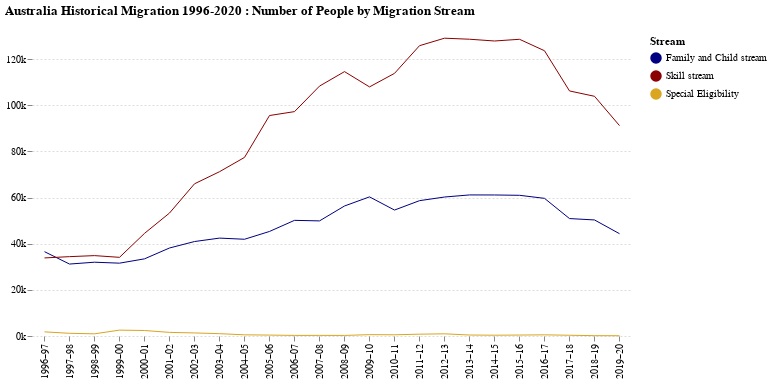

The cell this chart's notebook holds for it:
### Markdown cell above
From the timeline, one observation is that despite [economic growth](https://datacommons.org/place/country/AUS?topic=Economics), migration rate has declined from _2015_. Further down you may explore each country of interest which most of them obviously follows the trend. However, there are few countries like _Brazil_ and _Vietnam_ which keep a continuous positive trend.

Another interesting fact is that almost _%70_ of people  come to Australia on a skill visa stream which data suggests that many come here single or without family. It requires external data to investigate further, but I suppose its social effects on the community could be interesting to have a look at.

### Code cell
#collapse

source = df.groupby(["Stream", "Period"]).sum("People").reset_index()

#----------------------------------------------
"""Creating chart elements"""

# base line chart
line = alt.Chart().mark_line().encode(
    x='Period:O',
    y=alt.Y('People:Q', axis=alt.Axis(format="~s")),
    color=alt.Color('Stream', 
                    scale={"range": ["navy", "darkred", "goldenrod"]}), 
    strokeWidth=alt.value(1),
)

# a selection filter element
nearest = alt.selection(type='single', nearest=True, 
                        on='mouseover', fields=['Period'], empty='none')

# base for rule element and selection points on the chart
selector = alt.Chart().mark_point().encode(
    x='Period:O', 
    opacity=alt.value(0)
).add_selection(nearest)

# adding points based on nearest selection
points = line.mark_point().encode(
    opacity=alt.condition(nearest, alt.value(1), alt.value(0)))

#adding text tips absed on nearest selection
tooltips = line.mark_text(align='right', dx=-5, dy=-10, 
                          fontWeight=700, fontSize=12).encode(
    text=alt.condition(nearest,
                       alt.Text("People:Q", format=",.0f"),
                       alt.value(' '))
)

# ctreate rule element
ruler = alt.Chart().mark_rule(color='silver').encode(
    x='Period:O'
).transform_filter(nearest)

# layer all elements together
alt.layer(
    line, selector, points, tooltips, ruler, data=source
).properties(
    title="Australia Historical Migration 1996-2020 : Number of People by Migration Stream",
    width=600, 
    height=300,
).configure_axis(
    domain=False, 
    gridDash=[2],
    title=None
).configure_view(
    strokeWidth=0,
).configure_title(
    anchor='start'
)

### Figure 1 — Vega-Lite specification as saved in the notebook (floating-point values rounded to 4 significant figures)
{"config": {"view": {"continuousWidth": 400, "continuousHeight": 300, "strokeWidth": 0}, "axis": {"domain": false, "gridDash": [2], "title": null}, "title": {"anchor": "start"}}, "layer": [{"mark": "line", "encoding": {"color": {"type": "nominal", "field": "Stream", "scale": {"range": ["navy", "darkred", "goldenrod"]}}, "strokeWidth": {"value": 1}, "x": {"type": "ordinal", "field": "Period"}, "y": {"type": "quantitative", "axis": {"format": "~s"}, "field": "People"}}}, {"mark": "point", "encoding": {"opacity": {"value": 0}, "x": {"type": "ordinal", "field": "Period"}}, "selection": {"selector001": {"type": "single", "nearest": true, "on": "mouseover", "fields": ["Period"], "empty": "none"}}}, {"mark": "point", "encoding": {"color": {"type": "nominal", "field": "Stream", "scale": {"range": ["navy", "darkred", "goldenrod"]}}, "opacity": {"condition": {"value": 1, "selection": "selector001"}, "value": 0}, "strokeWidth": {"value": 1}, "x": {"type": "ordinal", "field": "Period"}, "y": {"type": "quantitative", "axis": {"format": "~s"}, "field": "People"}}}, {"mark": {"type": "text", "align": "right", "dx": -5, "dy": -10, "fontSize": 12, "fontWeight": 700}, "encoding": {"color": {"type": "nominal", "field": "Stream", "scale": {"range": ["navy", "darkred", "goldenrod"]}}, "strokeWidth": {"value": 1}, "text": {"condition": {"type": "quantitative", "field": "People", "format": ",.0f", "selection": "selector001"}, "value": " "}, "x": {"type": "ordinal", "field": "Period"}, "y": {"type": "quantitative", "axis": {"format": "~s"}, "field": "People"}}}, {"mark": {"type": "rule", "color": "silver"}, "encoding": {"x": {"type": "ordinal", "field": "Period"}}, "transform": [{"filter": {"selection": "selector001"}}]}], "data": {"name": "data-9b972965ffdfa89ad6720706a7738651"}, "height": 300, "title": "Australia Historical Migration 1996-2020 : Number of People by Migration Stream", "width": 600, "$schema": "https://vega.github.io/schema/vega-lite/v4.8.1.json", "datasets": {"data-9b972965ffdfa89ad6720706a7738651": [{"Stream": "Family and Child stream", "Period": "1996–97", "People": 36538}, {"Stream": "Family and Child stream", "Period": "1997–98", "People": 31173}, {"Stream": "Family and Child stream", "Period": "1998–99", "People": 31975}, {"Stream": "Family and Child stream", "Period": "1999–00", "People": 31565}, {"Stream": "Family and Child stream", "Period": "2000–01", "People": 33433}, {"Stream": "Family and Child stream", "Period": "2001–02", "People": 38135}, {"Stream": "Family and Child stream", "Period": "2002–03", "People": 40930}, {"Stream": "Family and Child stream", "Period": "2003–04", "People": 42421}, {"Stream": "Family and Child stream", "Period": "2004–05", "People": 41925}, {"Stream": "Family and Child stream", "Period": "2005–06", "People": 45299}, {"Stream": "Family and Child stream", "Period": "2006–07", "People": 50117}, {"Stream": "Family and Child stream", "Period": "2007–08", "People": 49880}, {"Stream": "Family and Child stream", "Period": "2008–09", "People": 56336}, {"Stream": "Family and Child stream", "Period": "2009–10", "People": 60284}, {"Stream": "Family and Child stream", "Period": "2010–11", "People": 54577}, {"Stream": "Family and Child stream", "Period": "2011–12", "People": 58646}, {"Stream": "Family and Child stream", "Period": "2012–13", "People": 60225}, {"Stream": "Family and Child stream", "Period": "2013–14", "People": 61131}, {"Stream": "Family and Child stream", "Period": "2014–15", "People": 61110}, {"Stream": "Family and Child stream", "Period": "2015–16", "People": 60970}, {"Stream": "Family and Child stream", "Period": "2016–17", "People": 59647}, {"Stream": "Family and Child stream", "Period": "2017–18", "People": 50885}, {"Stream": "Family and Child stream", "Period": "2018–19", "People": 50288}, {"Stream": "Family and Child stream", "Period": "2019–20", "People": 44335}, {"Stream": "Skill stream", "Period": "1996–97", "People": 33830}, {"Stream": "Skill stream", "Period": "1997–98", "People": 34385}, {"Stream": "Skill stream", "Period": "1998–99", "People": 34834}, {"Stream": "Skill stream", "Period": "1999–00", "People": 34086}, {"Stream": "Skill stream", "Period": "2000–01", "People": 44469}, {"Stream": "Skill stream", "Period": "2001–02", "People": 53284}, {"Stream": "Skill stream", "Period": "2002–03", "People": 65948}, {"Stream": "Skill stream", "Period": "2003–04", "People": 71193}, {"Stream": "Skill stream", "Period": "2004–05", "People": 77387}, {"Stream": "Skill stream", "Period": "2005–06", "People": 95540}, {"Stream": "Skill stream", "Period": "2006–07", "People": 97234}, {"Stream": "Skill stream", "Period": "2007–08", "People": 108288}, {"Stream": "Skill stream", "Period": "2008–09", "People": 114565}, {"Stream": "Skill stream", "Period": "2009–10", "People": 107943}, {"Stream": "Skill stream", "Period": "2010–11", "People": 113810}, {"Stream": "Skill stream", "Period": "2011–12", "People": 125802}, {"Stream": "Skill stream", "Period": "2012–13", "People": 129048}, {"Stream": "Skill stream", "Period": "2013–14", "People": 128599}, {"Stream": "Skill stream", "Period": "2014–15", "People": 127840}, {"Stream": "Skill stream", "Period": "2015–16", "People": 128578}, {"Stream": "Skill stream", "Period": "2016–17", "People": 123614}, {"Stream": "Skill stream", "Period": "2017–18", "People": 106192}, {"Stream": "Skill stream", "Period": "2018–19", "People": 103876}, {"Stream": "Skill stream", "Period": "2019–20", "People": 91168}, {"Stream": "Special Eligibility", "Period": "1996–97", "People": 1795}, {"Stream": "Special Eligibility", "Period": "1997–98", "People": 1170}, {"Stream": "Special Eligibility", "Period": "1998–99", "People": 946}, {"Stream": "Special Eligibility", "Period": "1999–00", "People": 2541}, {"Stream": "Special Eligibility", "Period": "2000–01", "People": 2378}, {"Stream": "Special Eligibility", "Period": "2001–02", "People": 1566}, {"Stream": "Special Eligibility", "Period": "2002–03", "People": 1330}, {"Stream": "Special Eligibility", "Period": "2003–04", "People": 1006}, {"Stream": "Special Eligibility", "Period": "2004–05", "People": 511}, {"Stream": "Special Eligibility", "Period": "2005–06", "People": 395}, {"Stream": "Special Eligibility", "Period": "2006–07", "People": 256}, {"Stream": "Special Eligibility", "Period": "2007–08", "People": 268}, {"Stream": "Special Eligibility", "Period": "2008–09", "People": 248}, {"Stream": "Special Eligibility", "Period": "2009–10", "People": 589}, {"Stream": "Special Eligibility", "Period": "2010–11", "People": 528}, {"Stream": "Special Eligibility", "Period": "2011–12", "People": 789}, {"Stream": "Special Eligibility", "Period": "2012–13", "People": 946}, {"Stream": "Special Eligibility", "Period": "2013–14", "People": 425}, {"Stream": "Special Eligibility", "Period": "2014–15", "People": 341}, {"Stream": "Special Eligibility", "Period": "2015–16", "People": 411}, {"Stream": "Special Eligibility", "Period": "2016–17", "People": 502}, {"Stream": "Special Eligibility", "Period": "2017–18", "People": 320}, {"Stream": "Special Eligibility", "Period": "2018–19", "People": 145}, {"Stream": "Special Eligibility", "Period": "2019–20", "People": 113}]}}
